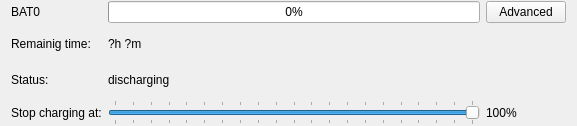
<?xml version="1.0" encoding="UTF-8"?>
<ui version="4.0">
 <class>BatteryWidget</class>
 <widget class="QWidget" name="BatteryWidget">
  <property name="geometry">
   <rect>
    <x>0</x>
    <y>0</y>
    <width>577</width>
    <height>126</height>
   </rect>
  </property>
  <property name="windowTitle">
   <string>Form</string>
  </property>
  <layout class="QGridLayout" name="gridLayout">
   <property name="topMargin">
    <number>1</number>
   </property>
   <property name="bottomMargin">
    <number>1</number>
   </property>
   <item row="0" column="4">
    <widget class="QPushButton" name="advancedButton">
     <property name="text">
      <string>Advanced</string>
     </property>
    </widget>
   </item>
   <item row="2" column="0">
    <widget class="QLabel" name="statusLabel">
     <property name="text">
      <string>Status:</string>
     </property>
    </widget>
   </item>
   <item row="1" column="0">
    <widget class="QLabel" name="timeLabel">
     <property name="text">
      <string>Remainig time:</string>
     </property>
    </widget>
   </item>
   <item row="4" column="4">
    <widget class="QLabel" name="stopChargingValueLabel">
     <property name="text">
      <string>100%</string>
     </property>
    </widget>
   </item>
   <item row="1" column="3">
    <widget class="QLabel" name="timeValueLabel">
     <property name="text">
      <string>?h ?m</string>
     </property>
    </widget>
   </item>
   <item row="4" column="0">
    <widget class="QLabel" name="stopChargingLabel">
     <property name="text">
      <string>Stop charging at:</string>
     </property>
    </widget>
   </item>
   <item row="0" column="0">
    <widget class="QLabel" name="nameLabel">
     <property name="text">
      <string>BAT0</string>
     </property>
    </widget>
   </item>
   <item row="0" column="3">
    <widget class="QProgressBar" name="percentProgressBar">
     <property name="minimum">
      <number>0</number>
     </property>
     <property name="maximum">
      <number>100</number>
     </property>
     <property name="value">
      <number>0</number>
     </property>
    </widget>
   </item>
   <item row="4" column="3">
    <widget class="QSlider" name="stopChargingSlider">
     <property name="minimum">
      <number>0</number>
     </property>
     <property name="maximum">
      <number>20</number>
     </property>
     <property name="pageStep">
      <number>2</number>
     </property>
     <property name="value">
      <number>20</number>
     </property>
     <property name="orientation">
      <enum>Qt::Horizontal</enum>
     </property>
     <property name="tickPosition">
      <enum>QSlider::TicksBothSides</enum>
     </property>
     <property name="tickInterval">
      <number>1</number>
     </property>
    </widget>
   </item>
   <item row="2" column="3" colspan="2">
    <widget class="QLabel" name="statusLabelValue">
     <property name="text">
      <string>discharging</string>
     </property>
    </widget>
   </item>
  </layout>
 </widget>
 <resources/>
 <connections/>
</ui>
